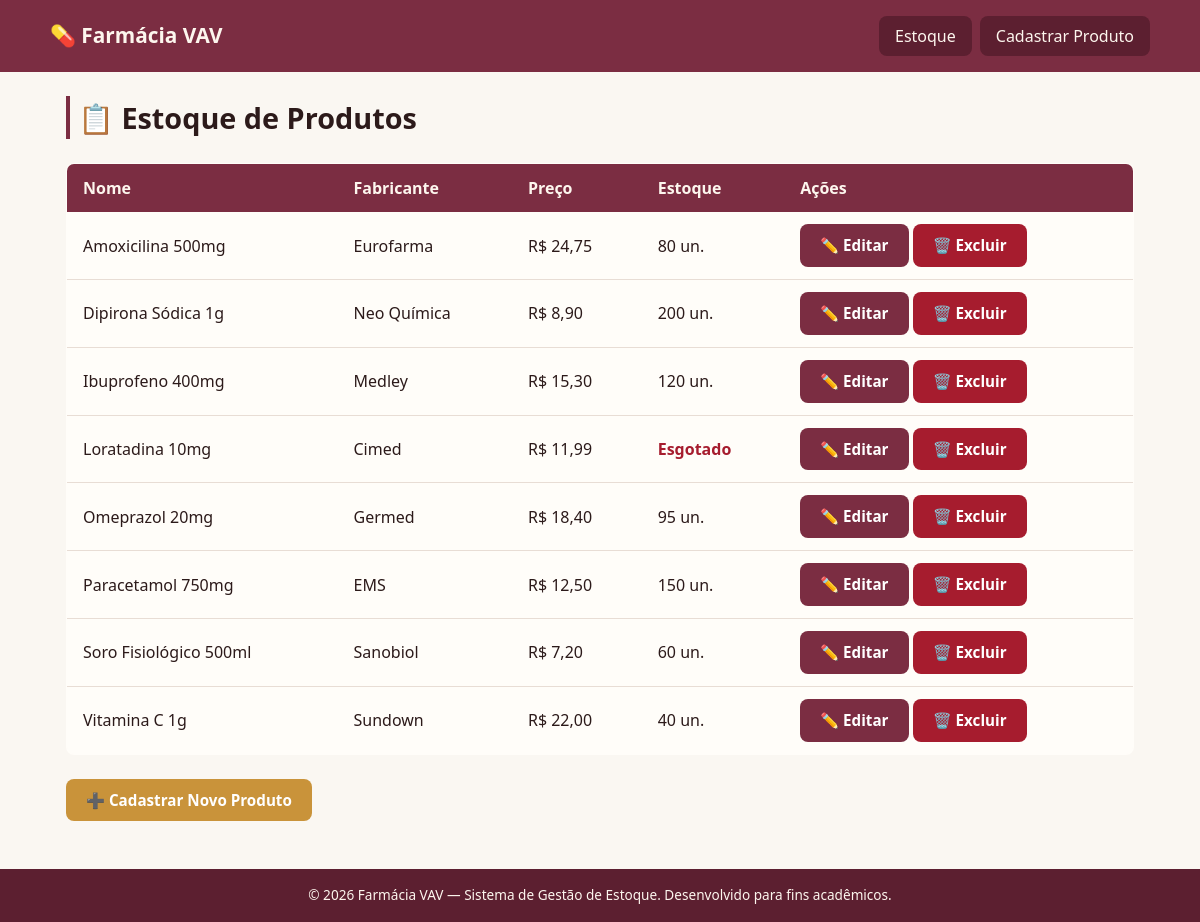
The page / on the database its author committed.
### tables this page shows
CREATE TABLE IF NOT EXISTS produtos (
    id INT(11) NOT NULL AUTO_INCREMENT,         
    nome VARCHAR(150) NOT NULL,                 
    fabricante VARCHAR(100) NOT NULL,           
    preco DECIMAL(10,2) NOT NULL DEFAULT 0.00,  
    estoque INT(11) NOT NULL DEFAULT 0,         
    PRIMARY KEY (id)
);

### index.php (the view, shortened to what this page needs)
<?php
require_once 'config/conexao.php';
$sql = "SELECT id, nome, fabricante, preco, estoque FROM produtos ORDER BY nome ASC";
$comando = $conexao->prepare($sql);
$comando->execute();
$produtos = $comando->fetchAll();
require_once 'includes/header.php';
?>
<h2 class="titulo-pagina">📋 Estoque de Produtos</h2>
<?php if (count($produtos) > 0) : ?>
    <table class="tabela-produtos">
        <thead>
            <tr>
                <th>Nome</th>
                <th>Fabricante</th>
                <th>Preço</th>
                <th>Estoque</th>
                <th>Ações</th>
            </tr>
        </thead>
        <tbody>
            <?php foreach ($produtos as $produto) : ?>
                <tr>
                    <td data-label="Nome">
                        <?= htmlspecialchars($produto['nome']) ?>
                    </td>
                    <td data-label="Fabricante">
                        <?= htmlspecialchars($produto['fabricante']) ?>
                    </td>
                    <td data-label="Preço">
                        R$ <?= number_format($produto['preco'], 2, ',', '.') ?>
                    </td>
                    <td data-label="Estoque">
                        <?php if ($produto['estoque'] == 0) : ?>
                            <span style="color: var(--cor-alerta); font-weight: 600;">
                                Esgotado
                            </span>
                        <?php else : ?>
                            <?= $produto['estoque'] ?> un.
                        <?php endif; ?>
                    </td>
                    <td data-label="Ações" class="acoes">
                        <a
                            href="editar.php?id=<?= $produto['id'] ?>"
                            class="botao botao-editar"
                        >
                            ✏️ Editar
                        </a>
                        <a
                            href="excluir.php?id=<?= $produto['id'] ?>"
                            class="botao botao-excluir"
                            onclick="return confirm('Tem certeza que deseja excluir o produto \'<?= htmlspecialchars($produto['nome']) ?>\'? Essa ação não pode ser desfeita.');"
                        >
                            🗑️ Excluir
                        </a>
                    </td>
                </tr>
            <?php endforeach; ?>
        </tbody>
    </table>
    <div style="margin-top: var(--espaco-grande, 24px);">
        <a href="cadastro.php" class="botao botao-acao">
            ➕ Cadastrar Novo Produto
        </a>
    </div>
<?php endif; ?>
<?php
require_once 'includes/footer.php';
?>

### includes/header.php (shortened to what this page needs)
<!DOCTYPE html>
<html lang="pt-br">
<head>
    <link rel="stylesheet" href="css/style.css">
</head>
<body>
    <header class="cabecalho">
        <div class="cabecalho-container">
            <h1 class="logo">💊 Farmácia VAV</h1>
            <nav class="menu">
                <ul class="menu-lista">
                    <li>
                        <a href="index.php" class="menu-link">Estoque</a>
                    </li>
                    <li>
                        <a href="cadastro.php" class="menu-link">Cadastrar Produto</a>
                    </li>
                </ul>
            </nav>
        </div>
    </header>
    <main class="conteudo-principal">

### includes/footer.php
</main>
    <footer class="rodape">
        <p>
            &copy; <?php echo date('Y'); ?> Farmácia VAV — Sistema de Gestão de Estoque.
            Desenvolvido para fins acadêmicos.
        </p>
    </footer>
</body>
</html>

### rows shown on the page
produtos: nome "Amoxicilina 500mg", fabricante "Eurofarma", preco "24,75", estoque "80"
produtos: nome "Dipirona Sódica 1g", fabricante "Neo Química", preco "8,90", estoque "200"
produtos: nome "Ibuprofeno 400mg", fabricante "Medley", preco "15,30", estoque "120"
produtos: nome "Loratadina 10mg", fabricante "Cimed", preco "11,99", estoque "Esgotado"
produtos: nome "Omeprazol 20mg", fabricante "Germed", preco "18,40", estoque "95"
produtos: nome "Paracetamol 750mg", fabricante "EMS", preco "12,50", estoque "150"
produtos: nome "Soro Fisiológico 500ml", fabricante "Sanobiol", preco "7,20", estoque "60"
produtos: nome "Vitamina C 1g", fabricante "Sundown", preco "22,00", estoque "40"
